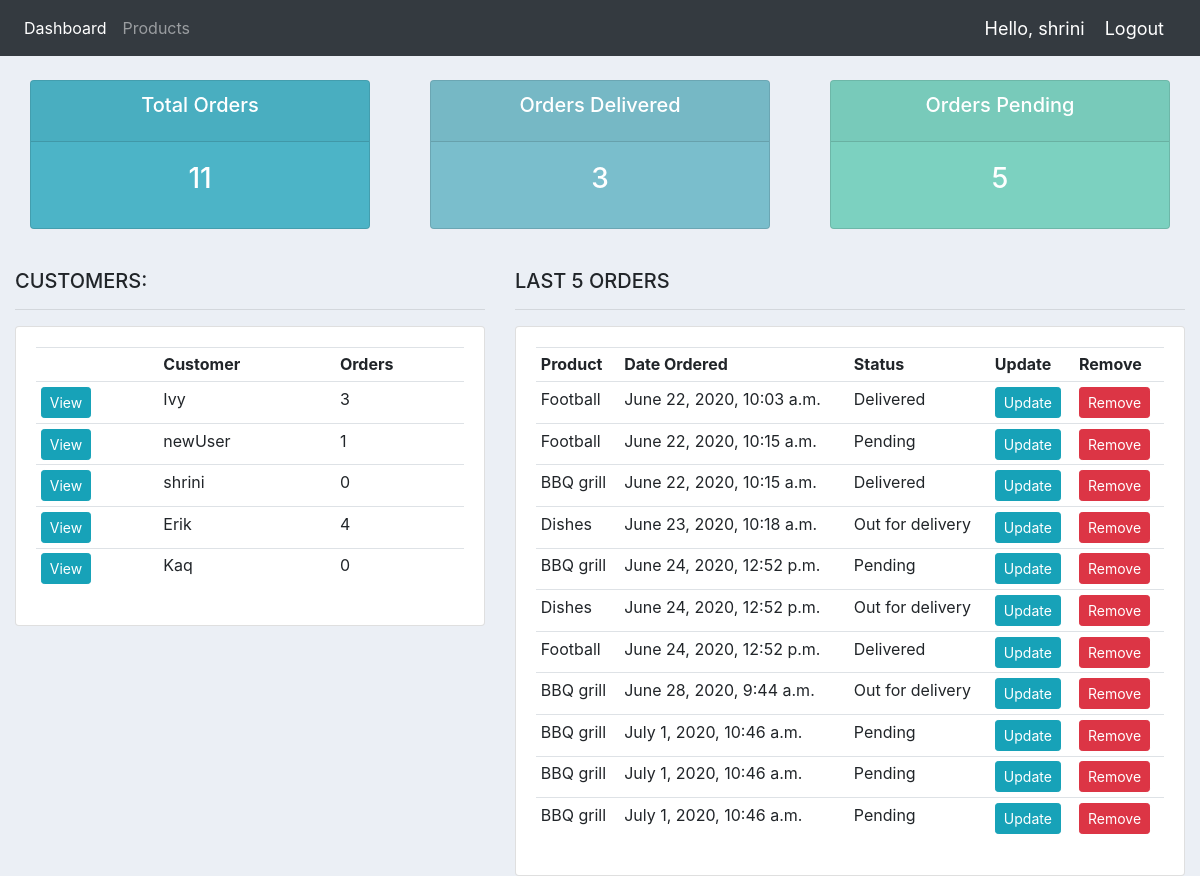
The app's page / (signed in) with its own data.
### accounts/models.py (models this page shows, shortened)
class Customer(models.Model):
    user = models.OneToOneField(User, null=True, blank=True, on_delete=models.CASCADE)
    name = models.CharField(max_length=200, null=True)
    phone = models.CharField(max_length=200, null=True)
    email = models.EmailField(null=True)
    date_created = models.DateTimeField(auto_now_add=True, null=True)
    profile_pic = models.ImageField(null=True, default='profile.png', blank=True)

class Order(models.Model):
    STATUS = (
        ('Pending', 'Pending'),
        ('Out for delivery', 'Out for delivery'),
        ('Delivered', 'Delivered'),
    )
    customer = models.ForeignKey(Customer, on_delete=models.SET_NULL, related_name='orders', null=True)
    product = models.ForeignKey(Product, on_delete=models.SET_NULL, related_name='orders', null=True)
    date_created = models.DateTimeField(auto_now_add=True, null=True)
    status = models.CharField(max_length=200, null=True, choices=STATUS)
    note = models.CharField(max_length=1000, null=True)

class Product(models.Model):
    CATEGORY = (
        ('Indoor', 'Indoor'),
        ('Outdoor', 'Outdoor'),
    )
    name = models.CharField(max_length=200, null=True)
    price = models.FloatField(null=True)
    category = models.CharField(max_length=200, null=True, choices=CATEGORY)
    description = models.TextField(null=True, blank=True)
    date_created = models.DateTimeField(auto_now_add=True, null=True)
    tags = models.ManyToManyField(Tag)
    def __str__(self):
        return self.name

### accounts/decorators.py (the view)
    def wrapper_func(request, *args, **kwargs):
        group = None
        if request.user.groups.exists():
            group = request.user.groups.all()[0].name
        if group == 'customer':
            return redirect('user-page')
        if group == 'admin':
            return view_func(request, *args, **kwargs)

### accounts/views.py (called while the page is built)
@login_required(login_url='login')
@admin_only
def home(request):
    customers = Customer.objects.all()
    orders = Order.objects.all()
    total_orders = orders.count()
    orders_delivered = orders.filter(status='Delivered').count()
    orders_pending = orders.filter(status='Pending').count()
    return render(request, 'accounts/dashboard.html', {'customers': customers,
                                                       'orders': orders,
                                                       'total_orders': total_orders,
                                                       'orders_delivered': orders_delivered,
                                                       'orders_pending': orders_pending})

### accounts/templates/accounts/dashboard.html
{%  extends 'accounts/main.html' %}
{% block content %}
{%  include 'accounts/status.html' %}
<br>
<div class="row">
	<div class="col-md-5">
		<h5>CUSTOMERS:</h5>
		<hr>
		<div class="card card-body">
			<table class="table table-sm">
				<tr>
                    <th></th>
					<th>Customer</th>
					<th>Orders</th>
				</tr>
                {% for customer in customers %}
                    <tr>
                        <td><a class="btn btn-sm btn-info" href="{% url  'customer' customer.id %}">View</a></td>
                        <td>{{ customer.name }}</td>
                        <td>{{ customer.orders.count }}</td>
                    </tr>
                {% endfor %}
			</table>
		</div>
	</div>
	<div class="col-md-7">
		<h5>LAST 5 ORDERS</h5>
		<hr>
		<div class="card card-body">
			<table class="table table-sm">
				<tr>
					<th>Product</th>
					<th>Date Ordered</th>
					<th>Status</th>
					<th>Update</th>
					<th>Remove</th>
				</tr>
                {% for order in orders %}
                    <tr>
                        <td>{{ order.product }}</td>
                        <td>{{ order.date_created }}</td>
                        <td>{{ order.status }}</td>
                        <td><a class="btn btn-sm btn-info" href="{% url 'update_order' order.id %}">Update</a></td>
                        <td><a class="btn btn-sm btn-danger" href="{% url 'delete_order' order.id %}">Remove</a></td>
                    </tr>
                {% endfor %}
			</table>
		</div>
	</div>
</div>
{% endblock %}

### accounts/templates/accounts/main.html (shortened to what this page needs)
{% load static %}
<!DOCTYPE html>
<html>
<head>
	<link rel="stylesheet" href="https://stackpath.bootstrapcdn.com/bootstrap/4.3.1/css/bootstrap.min.css">
    <link rel="stylesheet" type="text/css" href="{% static '/css/main.css' %}">
</head>
<body>
	{%  include 'accounts/navbar.html' %}
	<div class="container-fluid">
	{% block content %}
	{% endblock %}
    </div>
</body>
</html>

### accounts/templates/accounts/navbar.html (shortened to what this page needs)
{% load static %}
<nav class="navbar navbar-expand-lg navbar-dark bg-dark">
  <div class="collapse navbar-collapse" id="navbarNav">
    <ul class="navbar-nav">
        {% if request.user.is_staff %}
            <li class="nav-item active">
                <a class="nav-link" href="{% url 'home' %}">Dashboard</a>
            </li>
            <li class="nav-item">
                <a class="nav-link" href="{% url 'products' %}">Products</a>
            </li>
        {% else %}
            <li class="nav-item">
                <a class="nav-link" href="{% url 'account' %}">Settings</a>
            </li>
        {% endif %}
    </ul>
  </div>
  <span class="hello-msg">Hello, {{ request.user }}</span>
  <span><a class="hello-msg" href="{% url 'logout' %}">Logout</a></span>
</nav>

### accounts/templates/accounts/status.html
<br>
<div class="row">
	<div class="col">
		<div class="col-md">
			<div class="card text-center text-white  mb-3" id="total-orders">
			  	<div class="card-header">
			  		<h5 class="card-title">Total Orders</h5>
			  	</div>
			  	<div class="card-body">
			    	<h3 class="card-title">{{ total_orders }}</h3>
			  	</div>
			</div>
		</div>
	</div>
	<div class="col">
		<div class="col-md">
			<div class="card text-center text-white  mb-3" id="orders-delivered">
			  	<div class="card-header">
			  		<h5 class="card-title">Orders Delivered</h5>
			  	</div>
			  	<div class="card-body">
			    	<h3 class="card-title">{{ orders_delivered }}</h3>
			  	</div>
			</div>
		</div>
	</div>
	<div class="col">
		<div class="col-md">
			<div class="card text-center text-white  mb-3" id="orders-pending">
			  	<div class="card-header">
			  		<h5 class="card-title">Orders Pending</h5>
			  	</div>
			  	<div class="card-body">
			    	<h3 class="card-title">{{ orders_pending }}</h3>
			  	</div>
			</div>
		</div>
	</div>
</div>

### static/css/main.css (style rules this page uses)
body { background-color: #ebeff5; }
#total-orders { background-color: #4cb4c7; }
#orders-delivered { background-color: #7abecc; }
#orders-pending { background-color: #7CD1C0; }

### accounts/templates/accounts/navbar.html (style rules this page uses)
.hello-msg { font-size: 18px; color: white; margin-right: 20px; }

### records on screen
Customer: name "Ivy", orders.count "3"
Customer: name "newUser", orders.count "1"
Customer: name "shrini", orders.count "0"
Customer: name "Erik", orders.count "4"
Customer: name "Kaq", orders.count "0"
Order: product "Football", date_created "June 22, 2020, 10:03 a.m.", status "Delivered"
Order: product "Football", date_created "June 22, 2020, 10:15 a.m.", status "Pending"
Order: product "BBQ grill", date_created "June 22, 2020, 10:15 a.m.", status "Delivered"
Order: product "Dishes", date_created "June 23, 2020, 10:18 a.m.", status "Out for delivery"
Order: product "BBQ grill", date_created "June 24, 2020, 12:52 p.m.", status "Pending"
Order: product "Dishes", date_created "June 24, 2020, 12:52 p.m.", status "Out for delivery"
Order: product "Football", date_created "June 24, 2020, 12:52 p.m.", status "Delivered"
Order: product "BBQ grill", date_created "June 28, 2020, 9:44 a.m.", status "Out for delivery"
Order: product "BBQ grill", date_created "July 1, 2020, 10:46 a.m.", status "Pending"
Order: product "BBQ grill", date_created "July 1, 2020, 10:46 a.m.", status "Pending"
Order: product "BBQ grill", date_created "July 1, 2020, 10:46 a.m.", status "Pending"

### other values on screen
{{ request.user }} "shrini"
{{ total_orders }} "11"
{{ orders_delivered }} "3"
{{ orders_pending }} "5"
